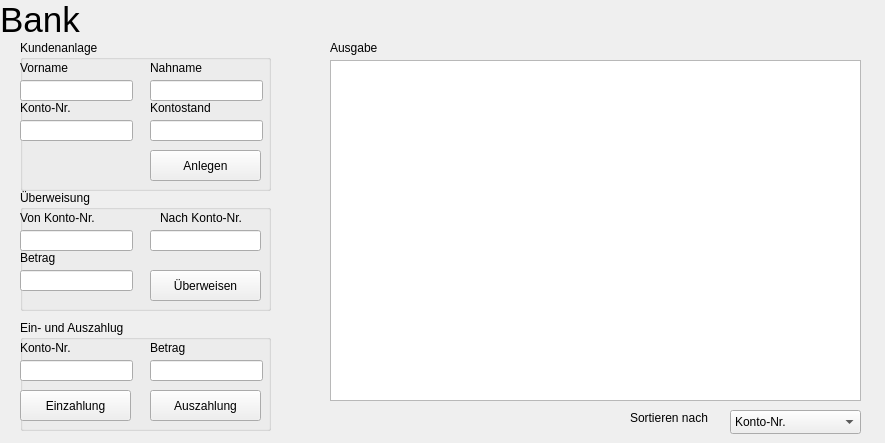
<?xml version="1.0" encoding="UTF-8"?>
<ui version="4.0">
 <class>FrmMain</class>
 <widget class="QWidget" name="FrmMain">
  <property name="geometry">
   <rect>
    <x>0</x>
    <y>0</y>
    <width>885</width>
    <height>443</height>
   </rect>
  </property>
  <property name="windowTitle">
   <string>FrmMain</string>
  </property>
  <widget class="QListWidget" name="lwAnzeige">
   <property name="geometry">
    <rect>
     <x>330</x>
     <y>60</y>
     <width>531</width>
     <height>341</height>
    </rect>
   </property>
  </widget>
  <widget class="QLabel" name="label">
   <property name="geometry">
    <rect>
     <x>0</x>
     <y>0</y>
     <width>81</width>
     <height>41</height>
    </rect>
   </property>
   <property name="text">
    <string>&lt;html&gt;&lt;head/&gt;&lt;body&gt;&lt;p&gt;&lt;span style=&quot; font-size:26pt;&quot;&gt;Bank&lt;/span&gt;&lt;/p&gt;&lt;/body&gt;&lt;/html&gt;</string>
   </property>
  </widget>
  <widget class="QComboBox" name="comboBox">
   <property name="geometry">
    <rect>
     <x>730</x>
     <y>410</y>
     <width>131</width>
     <height>24</height>
    </rect>
   </property>
   <item>
    <property name="text">
     <string>Konto-Nr.</string>
    </property>
   </item>
   <item>
    <property name="text">
     <string>Name</string>
    </property>
   </item>
  </widget>
  <widget class="QLabel" name="label_10">
   <property name="geometry">
    <rect>
     <x>330</x>
     <y>40</y>
     <width>61</width>
     <height>16</height>
    </rect>
   </property>
   <property name="text">
    <string>Ausgabe</string>
   </property>
  </widget>
  <widget class="QLabel" name="label_11">
   <property name="geometry">
    <rect>
     <x>630</x>
     <y>410</y>
     <width>101</width>
     <height>16</height>
    </rect>
   </property>
   <property name="text">
    <string>Sortieren nach</string>
   </property>
  </widget>
  <widget class="QGroupBox" name="groupBox">
   <property name="geometry">
    <rect>
     <x>20</x>
     <y>40</y>
     <width>251</width>
     <height>151</height>
    </rect>
   </property>
   <property name="title">
    <string>Kundenanlage</string>
   </property>
   <widget class="QLabel" name="label_3">
    <property name="geometry">
     <rect>
      <x>0</x>
      <y>20</y>
      <width>111</width>
      <height>16</height>
     </rect>
    </property>
    <property name="text">
     <string>Vorname</string>
    </property>
   </widget>
   <widget class="QLabel" name="label_6">
    <property name="geometry">
     <rect>
      <x>130</x>
      <y>20</y>
      <width>111</width>
      <height>16</height>
     </rect>
    </property>
    <property name="text">
     <string>Nahname</string>
    </property>
   </widget>
   <widget class="QLineEdit" name="leKontostand">
    <property name="geometry">
     <rect>
      <x>130</x>
      <y>80</y>
      <width>113</width>
      <height>21</height>
     </rect>
    </property>
   </widget>
   <widget class="QLabel" name="label_4">
    <property name="geometry">
     <rect>
      <x>130</x>
      <y>60</y>
      <width>111</width>
      <height>16</height>
     </rect>
    </property>
    <property name="text">
     <string>Kontostand</string>
    </property>
   </widget>
   <widget class="QLineEdit" name="leKontonummer">
    <property name="geometry">
     <rect>
      <x>0</x>
      <y>80</y>
      <width>113</width>
      <height>21</height>
     </rect>
    </property>
   </widget>
   <widget class="QPushButton" name="btnAnlegen">
    <property name="geometry">
     <rect>
      <x>130</x>
      <y>110</y>
      <width>111</width>
      <height>31</height>
     </rect>
    </property>
    <property name="text">
     <string>Anlegen</string>
    </property>
   </widget>
   <widget class="QLineEdit" name="leNachname">
    <property name="geometry">
     <rect>
      <x>130</x>
      <y>40</y>
      <width>113</width>
      <height>21</height>
     </rect>
    </property>
   </widget>
   <widget class="QLineEdit" name="leVorname">
    <property name="geometry">
     <rect>
      <x>0</x>
      <y>40</y>
      <width>113</width>
      <height>21</height>
     </rect>
    </property>
   </widget>
   <widget class="QLabel" name="label_5">
    <property name="geometry">
     <rect>
      <x>0</x>
      <y>60</y>
      <width>111</width>
      <height>16</height>
     </rect>
    </property>
    <property name="text">
     <string>Konto-Nr.</string>
    </property>
   </widget>
  </widget>
  <widget class="QGroupBox" name="groupBox_3">
   <property name="geometry">
    <rect>
     <x>20</x>
     <y>190</y>
     <width>251</width>
     <height>121</height>
    </rect>
   </property>
   <property name="title">
    <string>Überweisung</string>
   </property>
   <widget class="QLabel" name="label_15">
    <property name="geometry">
     <rect>
      <x>0</x>
      <y>60</y>
      <width>49</width>
      <height>16</height>
     </rect>
    </property>
    <property name="text">
     <string>Betrag</string>
    </property>
   </widget>
   <widget class="QLabel" name="label_7">
    <property name="geometry">
     <rect>
      <x>0</x>
      <y>20</y>
      <width>91</width>
      <height>16</height>
     </rect>
    </property>
    <property name="text">
     <string>Von Konto-Nr.</string>
    </property>
   </widget>
   <widget class="QLineEdit" name="leEmpfaengerKonto">
    <property name="geometry">
     <rect>
      <x>130</x>
      <y>40</y>
      <width>111</width>
      <height>21</height>
     </rect>
    </property>
   </widget>
   <widget class="QPushButton" name="btnUeberweisen">
    <property name="geometry">
     <rect>
      <x>130</x>
      <y>80</y>
      <width>111</width>
      <height>31</height>
     </rect>
    </property>
    <property name="text">
     <string>Überweisen</string>
    </property>
   </widget>
   <widget class="QLabel" name="label_8">
    <property name="geometry">
     <rect>
      <x>140</x>
      <y>20</y>
      <width>91</width>
      <height>16</height>
     </rect>
    </property>
    <property name="text">
     <string>Nach Konto-Nr.</string>
    </property>
   </widget>
   <widget class="QLineEdit" name="leUeberweisungsbetrag">
    <property name="geometry">
     <rect>
      <x>0</x>
      <y>80</y>
      <width>113</width>
      <height>21</height>
     </rect>
    </property>
   </widget>
   <widget class="QLineEdit" name="leAbsenderKonto">
    <property name="geometry">
     <rect>
      <x>0</x>
      <y>40</y>
      <width>113</width>
      <height>21</height>
     </rect>
    </property>
   </widget>
  </widget>
  <widget class="QGroupBox" name="groupBox_4">
   <property name="geometry">
    <rect>
     <x>20</x>
     <y>320</y>
     <width>251</width>
     <height>111</height>
    </rect>
   </property>
   <property name="title">
    <string>Ein- und Auszahlug</string>
   </property>
   <widget class="QPushButton" name="btnEinzahlung">
    <property name="geometry">
     <rect>
      <x>0</x>
      <y>70</y>
      <width>111</width>
      <height>31</height>
     </rect>
    </property>
    <property name="text">
     <string>Einzahlung</string>
    </property>
   </widget>
   <widget class="QLabel" name="label_13">
    <property name="geometry">
     <rect>
      <x>130</x>
      <y>20</y>
      <width>111</width>
      <height>16</height>
     </rect>
    </property>
    <property name="text">
     <string>Betrag</string>
    </property>
   </widget>
   <widget class="QLineEdit" name="leKontonummerEinAusZahlen">
    <property name="geometry">
     <rect>
      <x>0</x>
      <y>40</y>
      <width>113</width>
      <height>21</height>
     </rect>
    </property>
   </widget>
   <widget class="QPushButton" name="btnAuszahlung">
    <property name="geometry">
     <rect>
      <x>130</x>
      <y>70</y>
      <width>111</width>
      <height>31</height>
     </rect>
    </property>
    <property name="text">
     <string>Auszahlung</string>
    </property>
   </widget>
   <widget class="QLineEdit" name="leBetragEinAusZahlen">
    <property name="geometry">
     <rect>
      <x>130</x>
      <y>40</y>
      <width>113</width>
      <height>21</height>
     </rect>
    </property>
   </widget>
   <widget class="QLabel" name="label_12">
    <property name="geometry">
     <rect>
      <x>0</x>
      <y>20</y>
      <width>91</width>
      <height>16</height>
     </rect>
    </property>
    <property name="text">
     <string>Konto-Nr.</string>
    </property>
   </widget>
  </widget>
 </widget>
 <layoutdefault spacing="6" margin="11"/>
 <tabstops>
  <tabstop>leVorname</tabstop>
  <tabstop>leNachname</tabstop>
  <tabstop>leKontonummer</tabstop>
  <tabstop>leKontostand</tabstop>
  <tabstop>btnAnlegen</tabstop>
  <tabstop>leAbsenderKonto</tabstop>
  <tabstop>leEmpfaengerKonto</tabstop>
  <tabstop>leUeberweisungsbetrag</tabstop>
  <tabstop>btnUeberweisen</tabstop>
  <tabstop>leKontonummerEinAusZahlen</tabstop>
  <tabstop>leBetragEinAusZahlen</tabstop>
  <tabstop>btnEinzahlung</tabstop>
  <tabstop>btnAuszahlung</tabstop>
  <tabstop>comboBox</tabstop>
  <tabstop>lwAnzeige</tabstop>
 </tabstops>
 <resources/>
 <connections/>
</ui>
